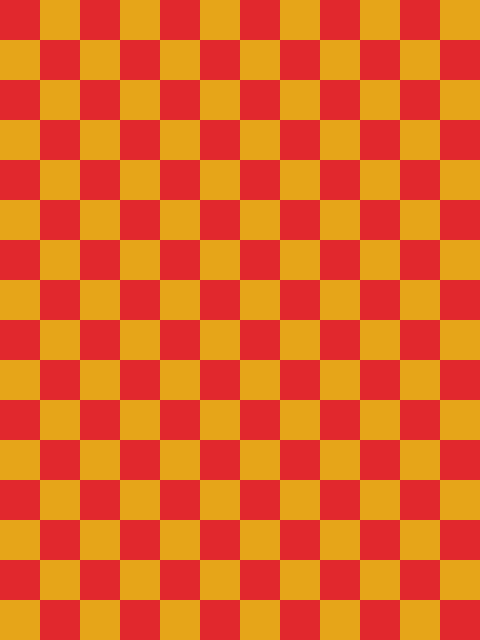
Frame 1 (no input)
Frame 2 (the mouse pressed at the canvas centre, redrawn once): identical to frame 1, image omitted

The Processing sketch that drew this single still picture (run headless with seeded random() and noise(); the mouse was pressed at the canvas centre and the sketch redrawn once):

// Processing sketch: speed_racer
// ── speed_racer.pde
// Manuale di Programmazione Cinematografica
// Daniele Olmisani, 2015

// Speed Racer (2008)


final color PAPER = color(230, 165, 25);
final color INK = color(225, 40, 45);

final int SQUARES = 16;


void setup() {
  size(480, 640);
  noLoop();
}


void draw() {
  
  final float S = max(width, height) / (float)SQUARES;
  
  background(PAPER);
  
  fill(INK);
  noStroke();
  
  for (int i=0; i<SQUARES; i++) {
    for (int j=0; j<SQUARES; j++) {
      if ((i+j)%2 == 0) {
        rect(i*S, j*S, S, S);
      }
    }
  }
  
  save("speed-racer.png");
}
